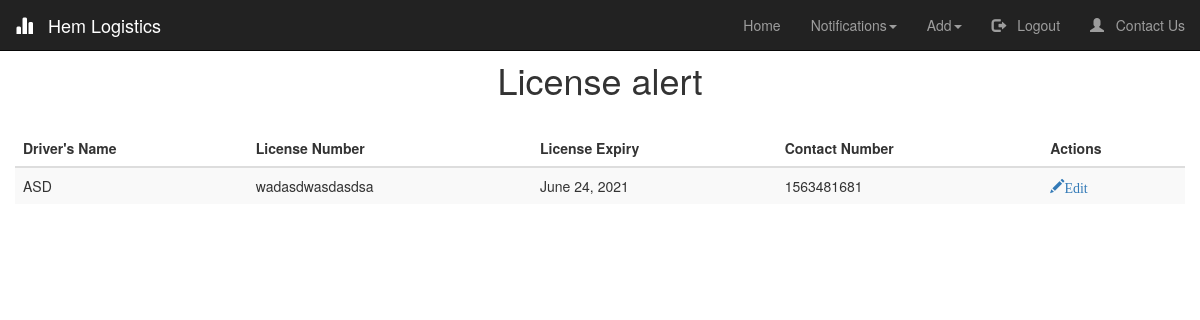
Before: /License_Notifications/ (signed in) with the older database file.
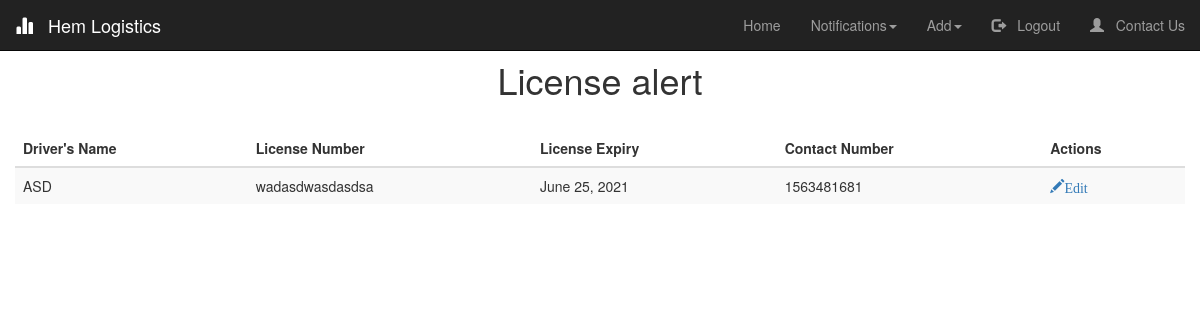
After: the same page with the newer database file.
### logistics/models.py (models this page shows, shortened)
class Driver(models.Model):
    Name = models.CharField(max_length=50)
    License_number = models.CharField(verbose_name="DL Number", unique=True, max_length=15, validators=[MinLengthValidator(15,message = "Invalid License Number")])
    License_expiry = models.DateField(verbose_name="License Expiry", validators=[date_validate])#,input_formats = ['%d/%m/%Y'])
    Contact_number = models.CharField(verbose_name="Contact Number", max_length=10,validators=[RegexValidator('[0-9]{10}',message = "Invalid Number")])
    Vehicle=models.ManyToManyField(Vehicle)
    License_expired = models.BooleanField(default=False)
    def save(self, *args, **kwargs):
        self.Name = self.Name.upper()
        super(Driver, self).save(*args, **kwargs)

### logistics/views.py (the view)
# urls.py: path('License_Notifications/', logistics_view.license_notifications, name ='License_Notifications'),
@login_required(login_url='/login')
def license_notifications(request):
	check_expiry_license()
	license = Driver.objects.filter(License_expired=True)
	return render(request,'license_notifications.html',{'title':'License', 'license':license})

### logistics/helper_functions.py (called while the page is built)
def check_expiry_license():
    drivers = Driver.objects.all()
    for driver in drivers:
        if (driver.License_expiry - now().date())<timedelta(days=15):
            driver.License_expired=True
        else:
            driver.License_expired=False
        driver.save()

### logistics/templates/license_notifications.html (shortened to what this page needs)
{% extends "index.html" %}
{% load crispy_forms_tags %}
{% block start %}
<link rel="stylesheet" type="text/css" href="https://cdn.datatables.net/1.10.24/css/jquery.dataTables.css">
<h1 style="text-align: center; padding-top: 20px;"> License alert</h1>
<table id="license_table" class="table table-striped" style="overflow-y: scroll; height: 1px;">
    <thead class="thead-dark">
    <tr>
        <th>Driver's Name</th>
        <th>License Number</th>
        <th>License Expiry</th>
        <th>Contact Number</th>
        {% if user.is_authenticated %}
        <th>Actions</th>
        {% endif %}
    </tr>
    </thead>
    <tbody>
{% for x in license %}
    <tr>
        <td>{{ x.Name }}</td>
        <td>{{ x.License_number }}</td>
        <td>{{ x.License_expiry }}</td>
        <td>{{ x.Contact_number }}</td>
        {% if user.is_authenticated %}
        <td>
            <a href="/edit_driver/{{ x.id }}"><span class="glyphicon glyphicon-pencil" >Edit</span></a>
        </td>
        {% endif %}
    </tr>
{% endfor %}
    </tbody>
</table>
{% endblock start %}

Changed rows visible on the page:
changed Driver "ASD": License_expiry "June 24, 2021" → "June 25, 2021"
